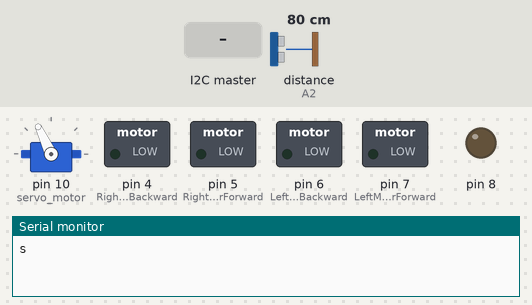
A sketch run on a simulated Arduino Uno, built with avr-gcc and run on an emulated ATmega328P. On the bench: servo, switched loads named in the sketch (green lamp = pin HIGH), output pins drawn as LEDs (lit = HIGH), the last lines printed to the serial monitor. Inputs (shaded band) come from the test bench; at power-on: distance to the obstacle (sensor on A2) 80 cm. The echo pulse lasts 58.3 µs per cm.

Above: at 3.9 s.
4.0 s: the I2C master sends the byte 0
At 5.0 s:
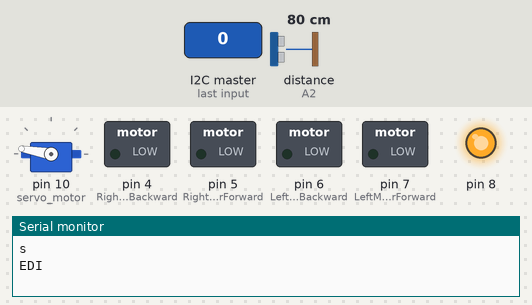
At 5.9 s:
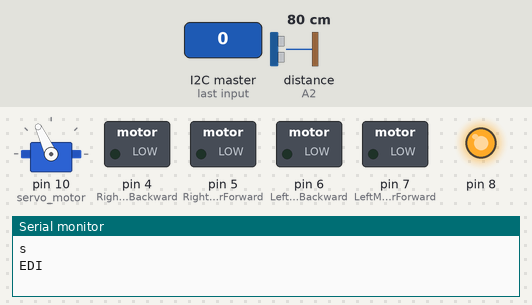
9.5 s: the I2C master sends the byte 1
At 10.5 s:
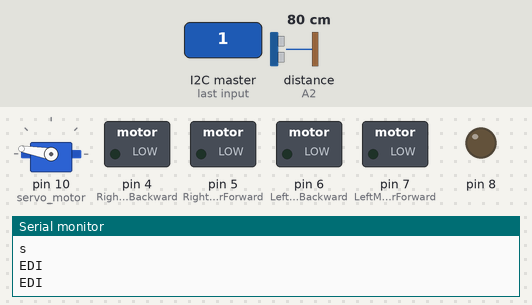
Timing chart, 0 to 20.9 s (numbered marks = the images above; inputs shaded):
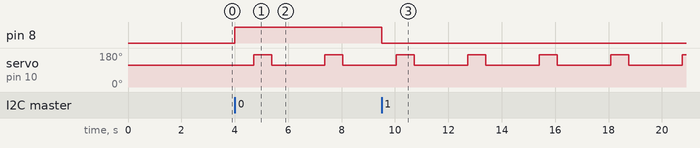

Measured:
- after the input at 4.0 s, pin 8: LOW → HIGH at once
- after the input at 9.5 s, pin 8: HIGH → LOW at once
- by itself, servo on pin 10 (servo_motor): alternates 170° for 0.68 s and 115° for 2.0 s

The sketch:

arduino-file.ino
```cpp
#include <Servo.h>          //Servo motor library. This is standard library
#include <NewPing.h>
#include <Wire.h>
//Ultrasonic sensor function library. You must install this library

//our L298N control pins
const int LeftMotorForward = 7;
const int LeftMotorBackward = 6;
const int RightMotorForward = 5;
const int RightMotorBackward = 4;

//sensor pins
#define trig_pin A1 //analog input 1
#define echo_pin A2 //analog input 2

#define maximum_distance 200
boolean goesForward = false;
int distance = 100;

NewPing sonar(trig_pin, echo_pin, maximum_distance); //sensor function
Servo servo_motor; //our servo name


void setup(){

  pinMode(8, OUTPUT);
  pinMode(RightMotorForward, OUTPUT);
  pinMode(LeftMotorForward, OUTPUT);
  pinMode(LeftMotorBackward, OUTPUT);
  pinMode(RightMotorBackward, OUTPUT);

  servo_motor.attach(10); //our servo pin

  servo_motor.write(115);
  delay(2000);
  distance = readPing();
  delay(100);
  distance = readPing();
  delay(100);
  distance = readPing();
  delay(100);
  distance = readPing();
  delay(100);

  Wire.begin(0x8);

  // Call receiveEvent when data received
  Wire.onReceive(receiveEvent);
  Serial.begin(9600);
}
void receiveEvent(int howMany) {
  while (Wire.available()) {
    char c = Wire.read();
    if (c == 0) {
      Serial.println("EDI");
      digitalWrite(8,HIGH);
      Stop();
      //fun();
    } else if (c == 1) {
       Serial.println("EDI");
       digitalWrite(8,LOW);
    }
  }
}
void loop(){
 moveStop();
 delay(2000);
 lookLeft();
}

int lookRight(){
  servo_motor.write(0);
  delay(500);
  int distance = readPing();
  delay(100);
  servo_motor.write(115);
  return distance;
}

int lookLeft(){
  servo_motor.write(170);
  delay(500);
  int distance = readPing();
  delay(100);
  servo_motor.write(115);
  return distance;
  delay(100);
}

int readPing(){
  delay(70);
  int cm = sonar.ping_cm();
  if (cm==0){
    cm=250;
  }
  return cm;
}

void moveStop(){
  if(!goesForward){
   Serial.println("s");
    goesForward=true;
  digitalWrite(RightMotorForward, LOW);
  digitalWrite(LeftMotorForward, LOW);
  digitalWrite(RightMotorBackward, LOW);
  digitalWrite(LeftMotorBackward, LOW);
  }
}

void moveForward(){

  if(!goesForward){

    goesForward=true;

    digitalWrite(LeftMotorForward, HIGH);
    digitalWrite(RightMotorForward, HIGH);

    digitalWrite(LeftMotorBackward, LOW);
    digitalWrite(RightMotorBackward, LOW);
  }
}

void moveBackward(){

  goesForward=false;

  digitalWrite(LeftMotorBackward, HIGH);
  digitalWrite(RightMotorBackward, HIGH);

  digitalWrite(LeftMotorForward, LOW);
  digitalWrite(RightMotorForward, LOW);

}

void turnRight(){
   Serial.println("s");
  digitalWrite(LeftMotorForward, HIGH);
  digitalWrite(RightMotorBackward, HIGH);

  digitalWrite(LeftMotorBackward, LOW);
  digitalWrite(RightMotorForward, LOW);

  delay(250);

  digitalWrite(LeftMotorForward, HIGH);
  digitalWrite(RightMotorForward, HIGH);

  digitalWrite(LeftMotorBackward, LOW);
  digitalWrite(RightMotorBackward, LOW);


}

void turnLeft(){

  digitalWrite(LeftMotorBackward, HIGH);
  digitalWrite(RightMotorForward, HIGH);

  digitalWrite(LeftMotorForward, LOW);
  digitalWrite(RightMotorBackward, LOW);

  delay(250);

  digitalWrite(LeftMotorForward, HIGH);
  digitalWrite(RightMotorForward, HIGH);

  digitalWrite(LeftMotorBackward, LOW);
  digitalWrite(RightMotorBackward,LOW);
}

void Stop(){

  digitalWrite(LeftMotorBackward, LOW);
  digitalWrite(RightMotorBackward,LOW);
  digitalWrite(RightMotorForward, LOW);
   digitalWrite(LeftMotorForward, LOW);
}
```
